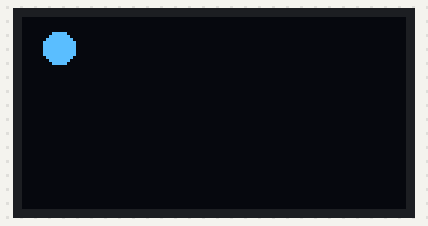
Recording of a sketch running on a simulated Arduino Uno, built with avr-gcc and run on an emulated ATmega328P. Shown: 128×64 one-colour display. Random numbers use the default seed unless the sketch sets one.

Above: at 0.53 s.
At 5.31 s:
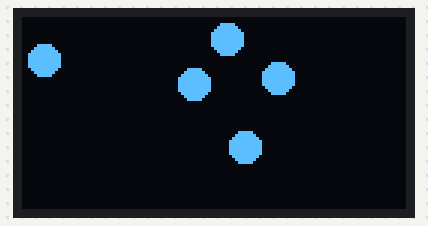
At 10.09 s:
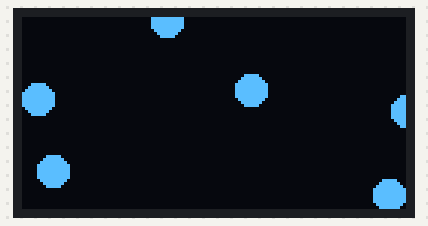
At 19.95 s:
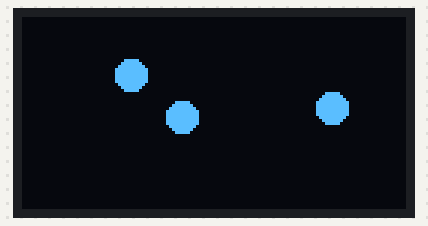
At 29.81 s:
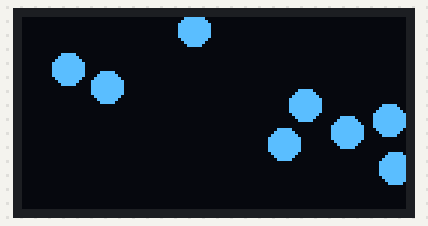
At 39.68 s:
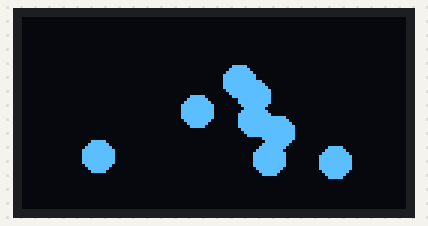

The sketch:

OLED_BouncingBall.ino
```cpp
#include <Wire.h>
#include <Adafruit_GFX.h>
#include <Adafruit_SSD1306.h>


#define SCREEN_WIDTH 128
#define SCREEN_HEIGHT 64
#define BALL_RADIUS 5
#define GRAVITY 0.4
#define BOUNCE_FACTOR 0.7

struct Ball {
  float bx;
  float by;
  float velocityY;
};

Adafruit_SSD1306 display(128, 64, &Wire, -1);
Ball balls[10];

void setup() {
  Serial.begin(9600);
  display.begin(SSD1306_SWITCHCAPVCC, 0x3D);
  display.clearDisplay();
  for(int i = 0; i < 10; i++){
    balls[i].bx = random(-100,0);
    balls[i].by = random(-50,0);
    balls[i].velocityY = 0;
  }
}

void loop() {
  // Clear the display
  display.clearDisplay();
  for(int i = 0; i < 10; i++){

      balls[i].bx += 2;
      balls[i].by += balls[i].velocityY;
      balls[i].velocityY += GRAVITY;


  // Check for collision with the ground
  if (balls[i].by + BALL_RADIUS >= SCREEN_HEIGHT) {
    balls[i].by = SCREEN_HEIGHT - BALL_RADIUS;
    balls[i].velocityY = -balls[i].velocityY * BOUNCE_FACTOR;

  }
  if(balls[i].bx > SCREEN_WIDTH){
    balls[i].bx = random(-100, -10);
    balls[i].by = random(-100, -10);
     balls[i].velocityY = 0;
  }
  // Draw the ball
  display.fillCircle(balls[i].bx, balls[i].by, BALL_RADIUS, SSD1306_WHITE);
  }
  // Display the updated frame
  display.display();
  delay(5); // Adjust this delay for desired frame rate

}
```
